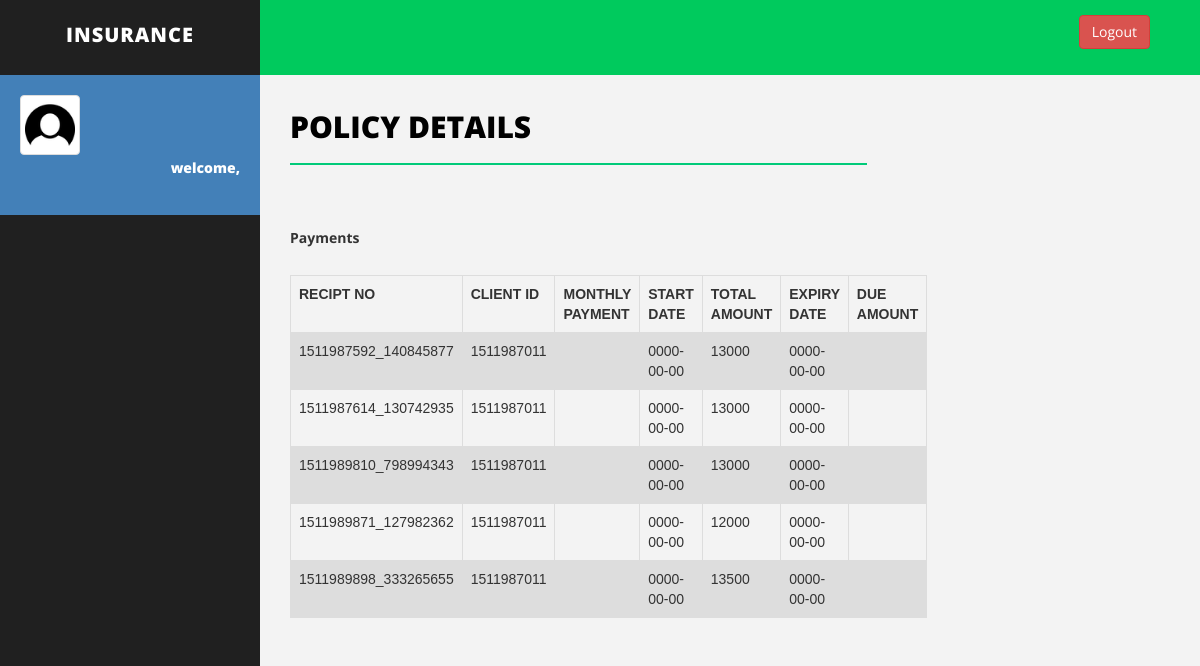
/reinstatement2.php?client_id=1511987011, run on the app's committed database.
### tables this page shows
CREATE TABLE `payment` (
  `recipt_no` varchar(20) NOT NULL,
  `client_id` varchar(50) NOT NULL,
  `start_date` date NOT NULL,
  `amount` double NOT NULL,
  `expiry_date` date NOT NULL,
  `fine` varchar(50) NOT NULL,
  `agent_id` varchar(30) NOT NULL
);

### reinstatement2.php (the view, shortened to what this page needs)
<!DOCTYPE html>
<html>
<head>
<?php
	include'connection.php';
?>
    <link href="assets/css/bootstrap.css" rel="stylesheet" />
    <link href="assets/css/font-awesome.css" rel="stylesheet" />
    <link href="assets/css/basic.css" rel="stylesheet" />
    <link href="assets/css/custom.css" rel="stylesheet" />
</head>
<body>
    <div id="wrapper">
        <nav class="navbar navbar-default navbar-cls-top " role="navigation" style="margin-bottom: 0">
            <div class="navbar-header">
                <a class="navbar-brand" href="reinstatement1.php">Insurance</a>
            </div>
            <div class="header-right">
                 <a href="<?php echo "logout.php" ?>" class="btn btn-danger" title="Logout">Logout</a>
            </div>
        </nav>
        <nav class="navbar-default navbar-side" role="navigation">
            <div class="sidebar-collapse">
                <ul class="nav" id="main-menu">
                    <li>
                        <div class="user-img-div">
                            <img src="assets/img/user.png" class="img-thumbnail" />
                            <div class="inner-text">
								  <?php
										echo "welcome, ".$_SESSION["username"];
								?>
                            <br />
                            </div>
                        </div>
                    </li>
                </ul>
</div>
        </nav>
        <div id="page-wrapper">
		    <div class="row">
        <div class="col-md-8">
        <h1 class="page-head-line">Policy Details</h1>
<div class="tab-content">
<?php
if($_SERVER["REQUEST_METHOD"] == "GET"){
$client_id = $_GET["client_id"];
}
  $sql = "SELECT payment.recipt_no,payment.client_id,payment.start_date,payment.amount,payment.expiry_date,payment.fine, payment.agent_id,plan.total_amount,client.due_amount FROM `payment` left JOIN plan on payment.client_id = plan.policy_id LEFT JOIN `client` ON payment.client_id = client.client_id where payment.client_id='$client_id'";
$result = $conn->query($sql);
echo "<br>\n";
echo "<br>\n";
echo '<b>Payments</b>';
echo "<br>\n";
echo "<br>\n";
echo "<table class=\"table\">\n";
  echo "  <tr>\n";
  echo "    <th>RECIPT NO</th>\n";
  echo "    <th>CLIENT ID</th>\n";
  echo "    <th>MONTHLY PAYMENT</th>\n";
  echo "    <th>START DATE</th>\n";
  echo "    <th>TOTAL AMOUNT</th>\n";
  echo "    <th>EXPIRY DATE</th>\n";
  echo "    <th>DUE AMOUNT</th>\n";
  echo "  </tr>";
if ($result->num_rows > 0) {
while($row = $result->fetch_assoc()) {
  echo "<tr>\n";
  echo "    <td>".$row["recipt_no"]."</td>\n";
  echo "    <td>".$row["client_id"]."</td>\n";
  echo "    <td>".$row["total_amount"]."</td>\n";
  echo "    <td>".$row["start_date"]."</td>\n";
  echo "    <td>".$row["amount"]."</td>\n";
   echo "    <td>".$row["expiry_date"]."</td>\n";
  echo "    <td>".$row["due_amount"]."</td>\n";
  echo "  </tr>";
}
}
echo "</table>\n";
?>
</div>
    </div>
    <div class="col-md-4">
    </div>
    </div>
    </div>
</body>
</html>

### assets/css/basic.css (style rules this page uses)
body { font-family: 'Open Sans', sans-serif; line-height:25px; }
#wrapper { width: 100%; background: #202020; }
#page-wrapper { padding: 15px 15px; min-height: 600px; background: #F3F3F3; }
.page-head-line { font-size: 30px; text-transform: uppercase; color: #000; font-weight: 800; padding-bottom: 20px; border-bottom: 2px solid #00CA79; margin-bottom: 10px; }
.navbar-cls-top .navbar-brand { color: #fff; background: #202020; width: 260px; text-align: center; height: 75px; font-size: 20px; letter-spacing: 1px; font-weight: 900; padding-top: 25px; text-transform:uppercase; }
.header-right { color: #fff; padding: 15px 50px 5px 50px; float: right; font-size: 16px; }
.user-img-div { min-height: 140px; padding: 20px; background-color: #4380B8; }
.user-img-div img { max-height: 60px; }
.user-img-div .inner-text { text-align: right; position: relative; color: #fff; font-weight: 800; line-height: 25px; }
.sidebar-collapse, .sidebar-collapse .nav { background: none; }
.sidebar-collapse .nav { padding: 0; }
.navbar-side { border: none; background-color: #202020; }
.navbar-cls-top { background: #00ca5d; border-bottom: none; }
.navbar-default { border: 0px solid black; }
.navbar-header { background: #000000; }
@media (min-width:768px) { #page-wrapper { margin: 0 0 0 260px; padding: 15px 30px; min-height: 1200px; } }
@media (min-width:768px) { .navbar-side { z-index: 1; position: absolute; width: 260px; } }
@media (min-width:768px) { .navbar { border-radius: 0px; } }

### reinstatement2.php (style rules this page uses)
table { font-family: arial, sans-serif; border-collapse: collapse; width: 100%; }
td, th { border: 1px solid #dddddd; text-align: left; padding: 8px; }
tr:nth-child(even) { background-color: #dddddd; }

### data on the page
payment: recipt_no "1511987592_140845877", client "1511987011", start_date "0000-00-00", amount "13000", expiry_date "0000-00-00"
payment: recipt_no "1511987614_130742935", client "1511987011", start_date "0000-00-00", amount "13000", expiry_date "0000-00-00"
payment: recipt_no "1511989810_798994343", client "1511987011", start_date "0000-00-00", amount "13000", expiry_date "0000-00-00"
payment: recipt_no "1511989871_127982362", client "1511987011", start_date "0000-00-00", amount "12000", expiry_date "0000-00-00"
payment: recipt_no "1511989898_333265655", client "1511987011", start_date "0000-00-00", amount "13500", expiry_date "0000-00-00"
